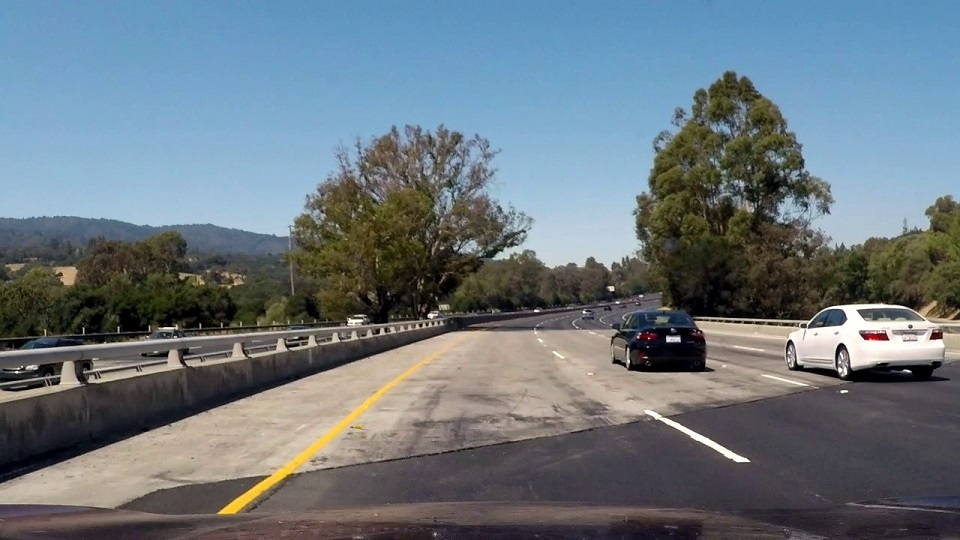
#> input picture test_images/challange00101.jpg, 960 x 540 px
$ python -i thresholding.py   (imports and definitions only)   (older library calls are emulated)
#> lines starting #> are read from the running program, lines starting #| are printed output that depends on the picture; after the words box and inside, x2 and y2 are one past the last pixel; in counts of white or black regions, pixels touching at a corner belong together
"""Step 2: color and gradient thresholds"""

import cv2
import numpy as np


def create_bright_yellow_mask(image: np.ndarray) -> np.ndarray:
    hls = cv2.cvtColor(image, cv2.COLOR_BGR2HLS)
    return cv2.inRange(hls, (15, 50, 90), (40, 255, 255))


def create_yellow_mask(image: np.ndarray) -> np.ndarray:
    hls = cv2.cvtColor(image, cv2.COLOR_BGR2HLS)
    bright_yellow = create_bright_yellow_mask(image)

    yellowness = cv2.cvtColor(image, cv2.COLOR_BGR2LAB)[:, :, 2]
    kernel = cv2.getStructuringElement(cv2.MORPH_RECT, (31, 31))
    local_yellowness = cv2.morphologyEx(yellowness, cv2.MORPH_TOPHAT, kernel)
    faded_yellow = cv2.bitwise_and(
        cv2.inRange(hls, (15, 50, 40), (40, 255, 255)),
        cv2.inRange(local_yellowness, 12, 255),
    )
    return cv2.bitwise_or(bright_yellow, faded_yellow)


def create_road_yellow_mask(image: np.ndarray) -> np.ndarray:
    region = create_region_mask((image.shape[1], image.shape[0]))
    return cv2.bitwise_and(create_bright_yellow_mask(image), region)


def create_color_binary(image: np.ndarray) -> np.ndarray:
    hsv = cv2.cvtColor(image, cv2.COLOR_BGR2HSV)

    yellow = create_yellow_mask(image)

    height, width = image.shape[:2]
    road_sample = hsv[
        int(height * 0.60):int(height * 0.90),
        int(width * 0.25):int(width * 0.75),
        2,
    ]
    white_min_value = min(
        255,
        max(160, int(np.percentile(road_sample, 97)) + 5),
    )
    white = cv2.inRange(hsv, (0, 0, white_min_value), (179, 60, 255))

    kernel = cv2.getStructuringElement(cv2.MORPH_RECT, (31, 31))
    local_contrast = cv2.morphologyEx(
        hsv[:, :, 2], cv2.MORPH_TOPHAT, kernel
    )
    white = cv2.bitwise_and(
        white,
        cv2.inRange(local_contrast, 20, 255),
    )

    return cv2.bitwise_or(yellow, white)


def scale_to_uint8(values: np.ndarray) -> np.ndarray:
    maximum = float(np.max(values))
    if maximum == 0:
        return np.zeros(values.shape, dtype=np.uint8)
    return np.uint8(255 * values / maximum)


def create_gradient_binary(
    image: np.ndarray,
    sobel_kernel: int = 5,
    min_x_gradient: int = 30,
    direction_threshold: tuple[float, float] = (0.6, 1.3),
    min_local_contrast: int = 10,
) -> np.ndarray:
    hls = cv2.cvtColor(image, cv2.COLOR_BGR2HLS)
    lightness = cv2.GaussianBlur(hls[:, :, 1], (5, 5), 0)

    sobel_x = cv2.Sobel(lightness, cv2.CV_64F, 1, 0, ksize=sobel_kernel)
    sobel_y = cv2.Sobel(lightness, cv2.CV_64F, 0, 1, ksize=sobel_kernel)
    abs_x = np.absolute(sobel_x)
    abs_y = np.absolute(sobel_y)

    scaled_x = scale_to_uint8(abs_x)
    x_mask = scaled_x >= min_x_gradient

    direction = np.arctan2(abs_y, abs_x)
    direction_mask = (
        (direction >= direction_threshold[0])
        & (direction <= direction_threshold[1])
    )

    kernel = cv2.getStructuringElement(cv2.MORPH_RECT, (31, 31))
    local_contrast = cv2.morphologyEx(lightness, cv2.MORPH_TOPHAT, kernel)
    ridge_mask = local_contrast >= min_local_contrast

    binary = np.zeros_like(lightness, dtype=np.uint8)
    binary[x_mask & direction_mask & ridge_mask] = 255
    return binary


def create_region_mask(
    image_size: tuple[int, int],
    bottom: float = 0.92,
    top: float = 0.62,
    bottom_margin: float = 0.05,
    top_left: float = 0.44,
    top_right: float = 0.58,
) -> np.ndarray:
    width, height = image_size
    vertices = np.array(
        [[
            (int(width * bottom_margin), int(height * bottom)),
            (int(width * top_left), int(height * top)),
            (int(width * top_right), int(height * top)),
            (int(width * (1 - bottom_margin)), int(height * bottom)),
        ]],
        dtype=np.int32,
    )
    mask = np.zeros((height, width), dtype=np.uint8)
    cv2.fillPoly(mask, vertices, 255)
    return mask


def remove_small_components(
    binary: np.ndarray, min_area: int = 30
) -> np.ndarray:
    count, labels, stats, _ = cv2.connectedComponentsWithStats(binary, 8)
    keep = np.zeros(count, dtype=bool)
    keep[1:] = stats[1:, cv2.CC_STAT_AREA] >= min_area
    return np.where(keep[labels], 255, 0).astype(np.uint8)


def create_thresholded_binary(
    image: np.ndarray,
) -> tuple[np.ndarray, np.ndarray, np.ndarray]:
    region = create_region_mask((image.shape[1], image.shape[0]))
    color = cv2.bitwise_and(create_color_binary(image), region)
    gradient = cv2.bitwise_and(create_gradient_binary(image), region)
    combined = remove_small_components(cv2.bitwise_or(color, gradient))
    return combined, color, gradient

>>> import cv2
>>> picture = cv2.imread('test_images/challange00101.jpg')
#> picture is the input picture: shape (540, 960, 3); mean B, G, R 126, 118.4, 106.9
>>> result = create_thresholded_binary(picture)
#> in create_region_mask, `cv2.fillPoly(mask, vertices, 255)`:
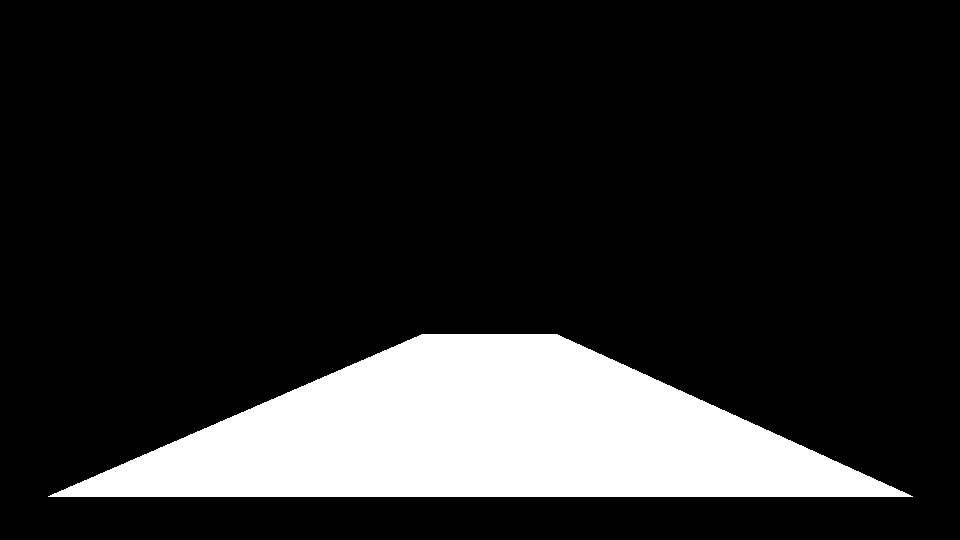
#> mask: shape (540, 960); 15.8% white; 1 white region, box (x1, y1, x2, y2) and area: (48, 334, 913, 497) 81704
#> in create_color_binary, `road_sample = hsv[ int(height * 0.60):int(height * 0.90), int(width * ..`:
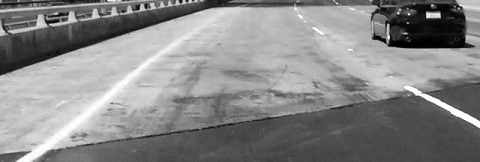
#> road_sample: shape (162, 480); min 0, max 255, mean 135.7
#> in create_color_binary, `white_min_value = min( 255, max(160, int(np.percentile(road_sample, 97..`: white_min_value = 227
#> in create_gradient_binary, `sobel_y = cv2.Sobel(lightness, cv2.CV_64F, 0, 1, ksize=sobel_kernel)`:
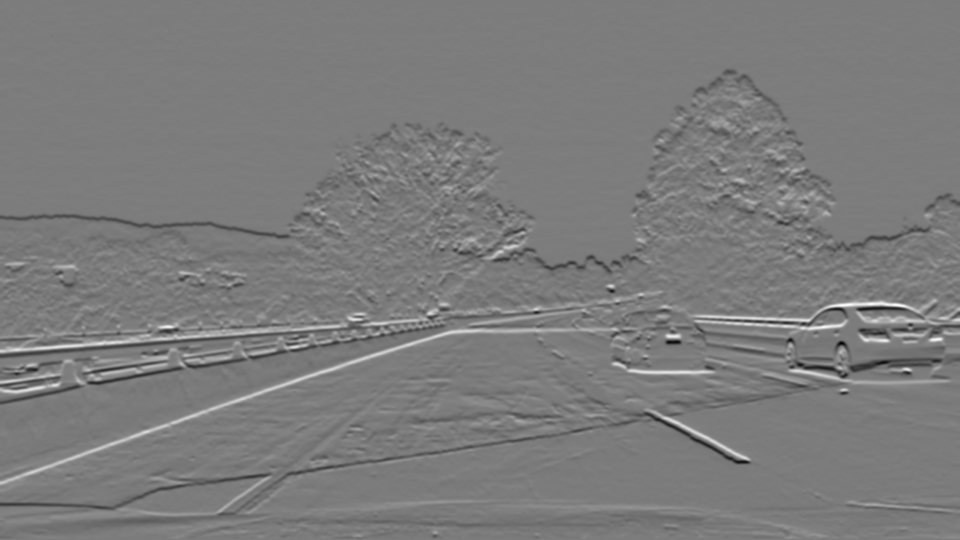
#> sobel_y: shape (540, 960) float64; min -7450, max 7807, mean -20.9; drawn with min black and max white
#> in create_gradient_binary, `abs_y = np.absolute(sobel_y)`:
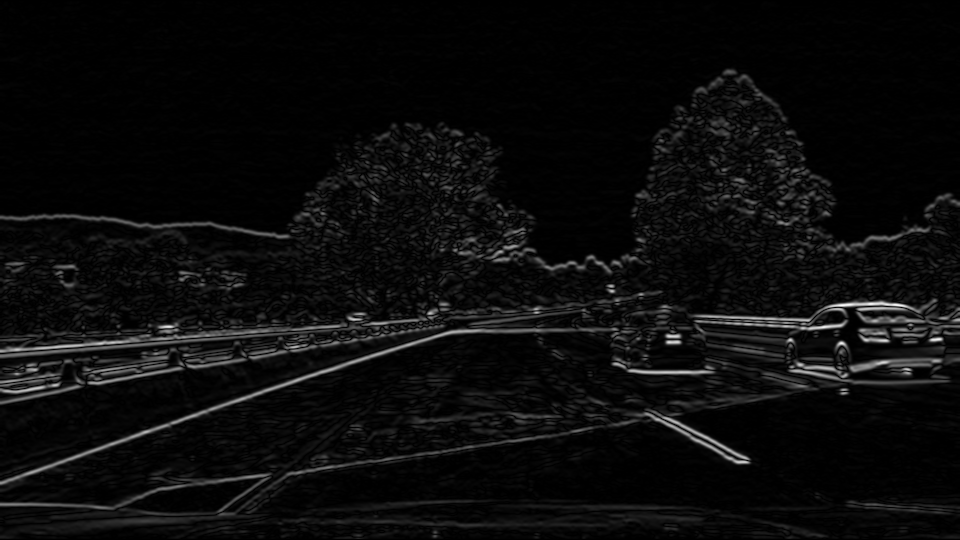
#> abs_y: shape (540, 960) float64; min 0, max 7807, mean 365.3; drawn with min black and max white
#> in scale_to_uint8, `maximum = float(np.max(values))`: maximum = 7218
#> in create_gradient_binary, `direction = np.arctan2(abs_y, abs_x)`:
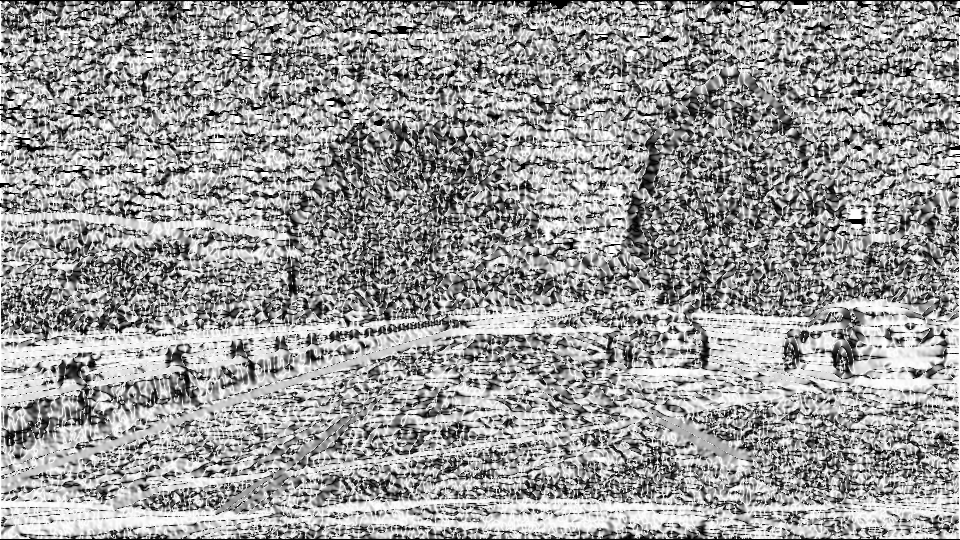
#> direction: shape (540, 960) float64; min 0, max 1.57, mean 0.955; drawn with min black and max white
#> in create_gradient_binary, `direction_mask = ( (direction >= direction_threshold[0]) & (direction ..`:
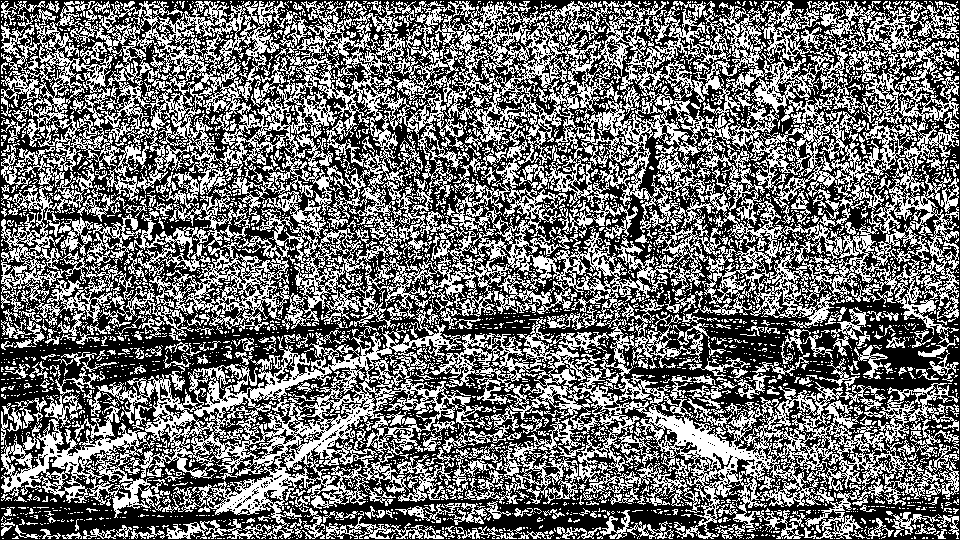
#> direction_mask: shape (540, 960) bool; 43.6% white in thin lines or dots
#> in remove_small_components, `count, labels, stats, _ = cv2.connectedComponentsWithStats(binary, 8)`: count = 56; stats = 56 rows, first 6: [0, 0, 960, 540, 513951], [444, 335, 1, 1, 1], [451, 334, 26, 10, 106], [432, 337, 6, 3, 6], [440, 336, 1, 1, 1], [537, 338, 7, 5, 18]
#> in remove_small_components, `count, labels, stats, _ = cv2.connectedComponentsWithStats(binary, 8)`:
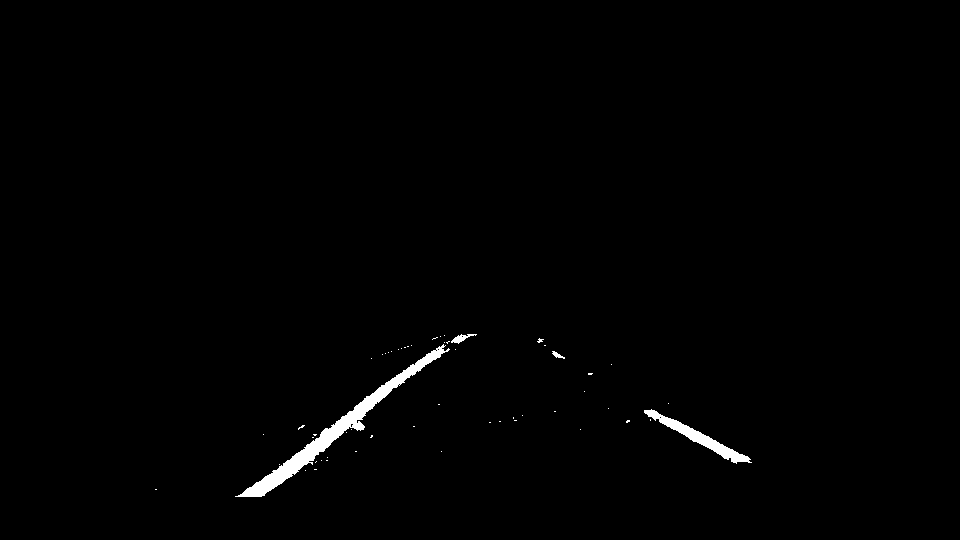
#> binary: shape (540, 960); 0.86% white; 55 white regions (51 under 20 px), largest, box (x1, y1, x2, y2) and area: (235, 344, 450, 497) 3094, (644, 409, 752, 464) 1070, (451, 334, 477, 344) 106, (552, 351, 565, 359) 45

$ run again, on test_images/challange00136.jpg
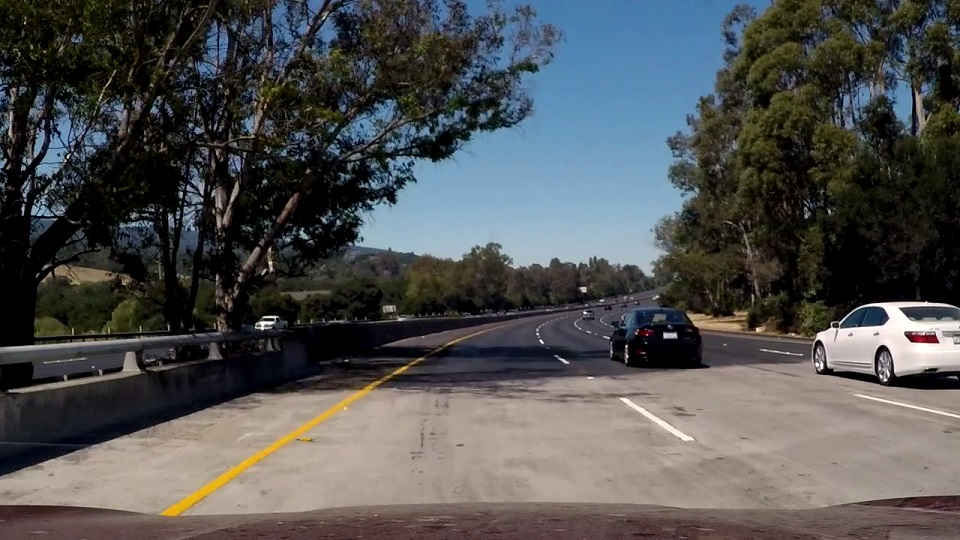
#> input picture test_images/challange00136.jpg, 960 x 540 px
#> picture is the input picture: shape (540, 960, 3); mean B, G, R 81.7, 81.4, 80.6
#> mask: shape (540, 960); 15.8% white; 1 white region, box (x1, y1, x2, y2) and area: (48, 334, 913, 497) 81704
#> hsv: shape (540, 960, 3); mean H, S, V 55.2, 86.8, 93.3
#> hls: shape (540, 960, 3); mean of channels 0, 1, 2 55.2, 81.3, 69.9
#> faded_yellow: shape (540, 960); 2.1% white; 501 white regions (442 under 20 px), largest, box (x1, y1, x2, y2) and area: (159, 361, 414, 518) 3247, (688, 308, 751, 332) 765, (738, 94, 783, 147) 547
#> in create_color_binary, `road_sample = hsv[ int(height * 0.60):int(height * 0.90), int(width * ..`:
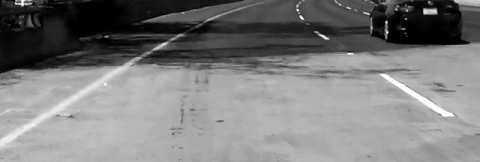
#> road_sample: shape (162, 480); min 0, max 255, mean 124.8
#> white_min_value = 196
#> color: shape (540, 960); 0.65% white; 21 white regions (16 under 20 px), largest, box (x1, y1, x2, y2) and area: (185, 361, 414, 497) 2751, (619, 398, 694, 441) 464, (448, 337, 464, 345) 50, (240, 433, 254, 439) 23, (411, 358, 422, 364) 21
#> maximum = 7144
#> x_mask: shape (540, 960) bool; 10.6% white; 2186 white regions (1638 under 20 px), largest, box (x1, y1, x2, y2) and area: (18, 83, 79, 245) 3237, (165, 163, 217, 284) 1792, (210, 151, 249, 234) 1123
#> direction_mask: shape (540, 960) bool; 41.3% white in thin lines or dots
#> ridge_mask: shape (540, 960) bool; 49.6% white; 502 white regions (335 under 20 px), largest, box (x1, y1, x2, y2) and area: (0, 0, 960, 508) 214536, (784, 502, 960, 540) 3504, (0, 458, 107, 506) 3235
#> gradient: shape (540, 960); 0.14% white in thin lines or dots, all inside (x1, y1, x2, y2) = (206, 335, 694, 497)
#> labels: shape (540, 960) int32; 25 distinct labels, from 0 to 24
#> count = 25; stats = 25 rows, first 6: [0, 0, 960, 540, 514697], [420, 335, 3, 3, 6], [464, 335, 3, 2, 4], [535, 334, 4, 4, 10], [448, 337, 16, 8, 50], [538, 337, 8, 8, 28]
#> in remove_small_components, `count, labels, stats, _ = cv2.connectedComponentsWithStats(binary, 8)`:
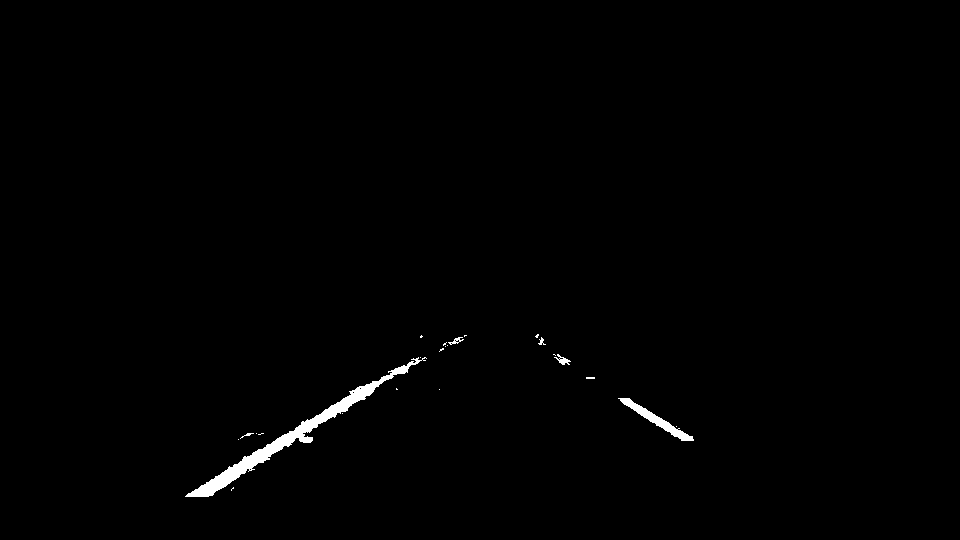
#> binary: shape (540, 960); 0.71% white; 24 white regions (18 under 20 px), largest, box (x1, y1, x2, y2) and area: (185, 357, 427, 497) 2820, (618, 398, 694, 441) 628, (554, 354, 571, 365) 75, (448, 337, 464, 345) 50, (538, 337, 546, 345) 28, (240, 433, 254, 439) 23

$ run again, on test_images/solidWhiteCurve.jpg
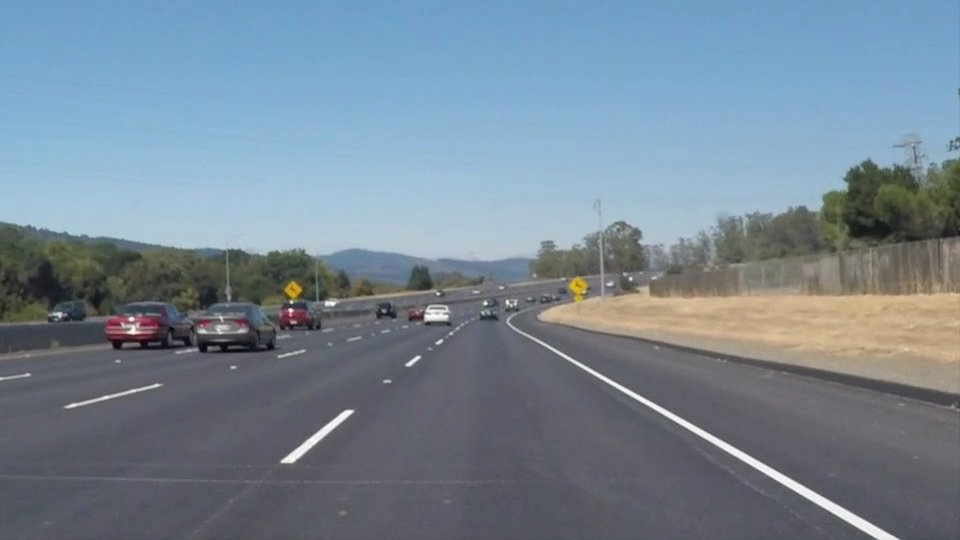
#> input picture test_images/solidWhiteCurve.jpg, 960 x 540 px
#> picture is the input picture: shape (540, 960, 3); mean B, G, R 148.1, 134.5, 118.5
#> mask: shape (540, 960); 15.8% white; 1 white region, box (x1, y1, x2, y2) and area: (48, 334, 913, 497) 81704
#> hsv: shape (540, 960, 3); mean H, S, V 97.9, 55.2, 152.4
#> hls: shape (540, 960, 3); mean of channels 0, 1, 2 97.9, 133.5, 57.7
#> faded_yellow: shape (540, 960); 0.62% white; 24 white regions (11 under 20 px), largest, box (x1, y1, x2, y2) and area: (543, 275, 592, 324) 1077, (280, 278, 308, 302) 422, (885, 188, 928, 203) 368
#> in create_color_binary, `road_sample = hsv[ int(height * 0.60):int(height * 0.90), int(width * ..`:
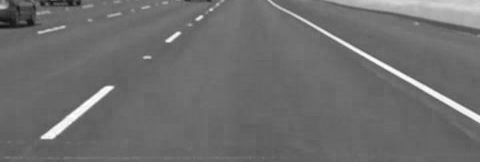
#> road_sample: shape (162, 480); min 14, max 255, mean 110
#> white_min_value = 195
#> color: shape (540, 960); 0.43% white; 6 white regions (3 under 20 px), largest, box (x1, y1, x2, y2) and area: (531, 337, 822, 497) 1580, (281, 410, 353, 463) 590, (406, 356, 420, 366) 51
#> maximum = 5331
#> x_mask: shape (540, 960) bool; 3.2% white; 510 white regions (349 under 20 px), largest, box (x1, y1, x2, y2) and area: (504, 313, 902, 540) 3947, (291, 408, 357, 465) 478, (278, 408, 348, 465) 477
#> direction_mask: shape (540, 960) bool; 37.8% white in thin lines or dots
#> ridge_mask: shape (540, 960) bool; 14.1% white; 234 white regions (141 under 20 px), largest, box (x1, y1, x2, y2) and area: (0, 139, 960, 540) 60688, (279, 408, 356, 466) 1073, (730, 211, 776, 261) 826
#> gradient: shape (540, 960); 0.67% white; 21 white regions (16 under 20 px), largest, box (x1, y1, x2, y2) and area: (519, 334, 826, 497) 2532, (292, 413, 355, 465) 402, (280, 409, 347, 460) 374, (405, 354, 422, 368) 92, (435, 338, 444, 346) 25
#> labels: shape (540, 960) int32; 12 distinct labels, from 0 to 11
#> count = 12; stats = [[0, 0, 960, 540, 514129], [450, 334, 1, 1, 1], [452, 334, 2, 2, 4], [519, 334, 307, 163, 3061], [435, 338, 9, 8, 41], [427, 347, 2, 1, 2], [431, 347, 2, 1, 2], [428, 349, 1, 1, 1], [431, 349, 2, 2, 2], [404, 354, 18, 14, 123], [382, 379, 10, 5, 22], [280, 408, 75, 57, 1012]]
#> in remove_small_components, `count, labels, stats, _ = cv2.connectedComponentsWithStats(binary, 8)`:
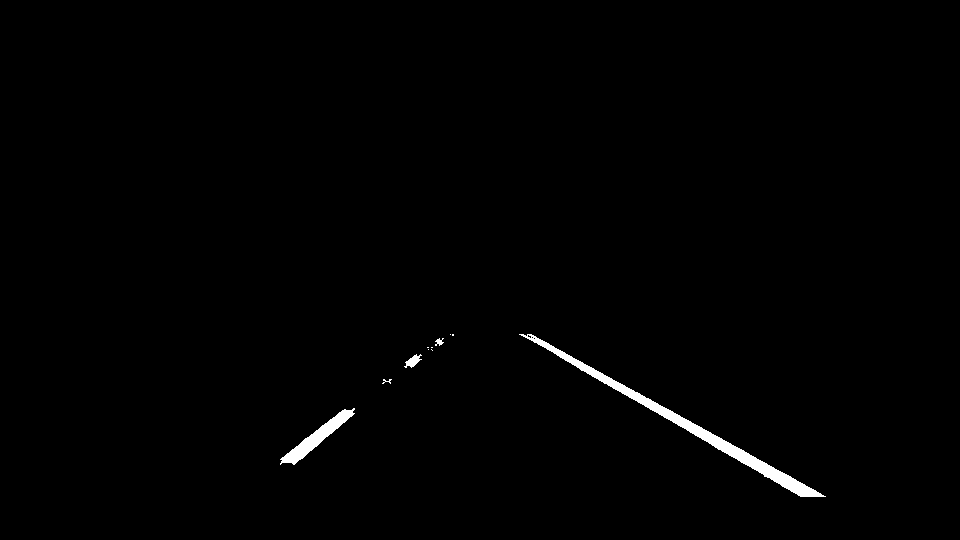
#> binary: shape (540, 960); 0.82% white; 11 white regions (6 under 20 px), largest, box (x1, y1, x2, y2) and area: (519, 334, 826, 497) 3061, (280, 408, 355, 465) 1012, (404, 354, 422, 368) 123, (435, 338, 444, 346) 41, (382, 379, 392, 384) 22
